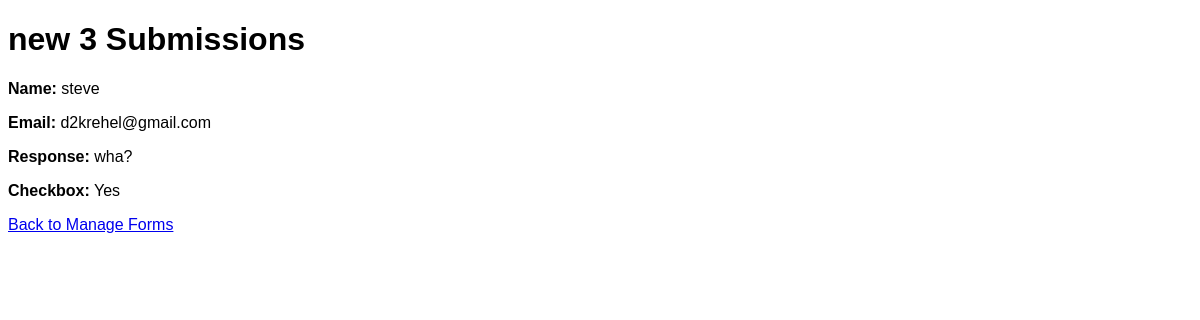
/dashboard/forms/3/submissions/ (signed in), run on an earlier commit of the app's database.
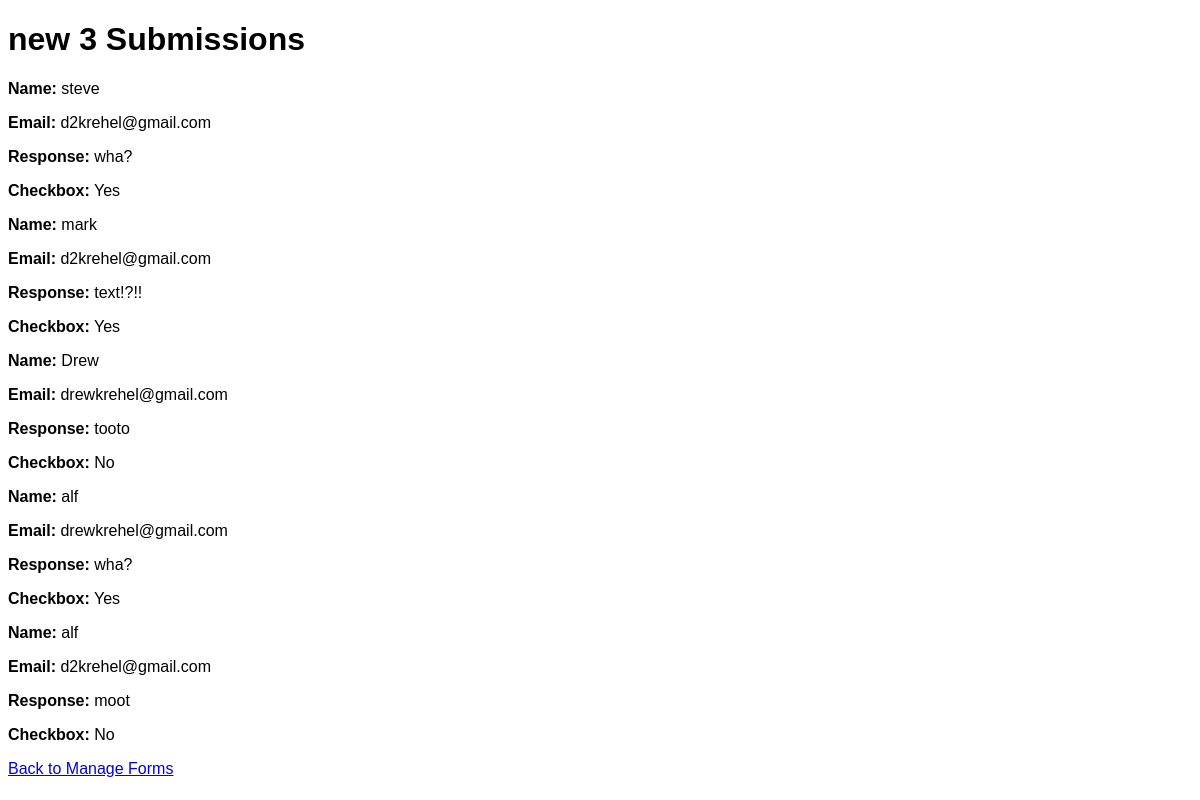
And on a later commit of the database.
### builder/models.py (models this page shows)
class FormSubmission(models.Model):
    form = models.ForeignKey(
        Form,
        on_delete=models.CASCADE
    )
    visitor_name = models.CharField(
        max_length=200,
        blank=True,
        null=True,
        help_text="Enter your name"
    )
    visitor_email = models.EmailField(
        max_length=200,
        blank=True,
        null=True,
        help_text="Enter your email"
    )
    textbox = models.TextField(
        max_length=700,
        blank=True,
        help_text="Answer the prompt"
    )
    checkbox = models.BooleanField(
        default=False,
    )

### builder/views.py (the view)
@login_required
def form_submissions(request, form_id):
    form_item = Form.objects.get(id=form_id, user=request.user)
    submissions = FormSubmission.objects.filter(form=form_item)
    return render(
        request,
        "form_submissions.html",
        {
            "form_item": form_item,
            "submissions": submissions,
        },
    )

### builder/templates/form_submissions.html (shortened to what this page needs)
{% extends "base.html" %}
{% block content %}
<h1>{{ form_item.form_name }} Submissions</h1>
{% for submission in submissions %}
    <article>
        {% if submission.visitor_name %}
            <p><strong>Name:</strong> {{ submission.visitor_name }}</p>
        {% endif %}
        {% if submission.visitor_email %}
            <p><strong>Email:</strong> {{ submission.visitor_email }}</p>
        {% endif %}
        {% if submission.textbox %}
            <p><strong>Response:</strong> {{ submission.textbox }}</p>
        {% endif %}
        <p>
            <strong>Checkbox:</strong>
            {% if submission.checkbox %}
                Yes
            {% else %}
                No
            {% endif %}
        </p>
    </article>
{% empty %}
    <p>You haven't received any submissions yet.</p>
{% endfor %}
<a href="{% url 'manage_forms' %}">Back to Manage Forms</a>
{% endblock %}

What changed in the data, as far as the page shows it:
added FormSubmission: visitor_name "mark", visitor_email "d2krehel@gmail.com", textbox "text!?!!", checkbox "Yes"
added FormSubmission: visitor_name "Drew", visitor_email "drewkrehel@gmail.com", textbox "tooto", checkbox "No"
added FormSubmission: visitor_name "alf", visitor_email "drewkrehel@gmail.com", textbox "wha?", checkbox "Yes"
added FormSubmission: visitor_name "alf", visitor_email "d2krehel@gmail.com", textbox "moot", checkbox "No"
